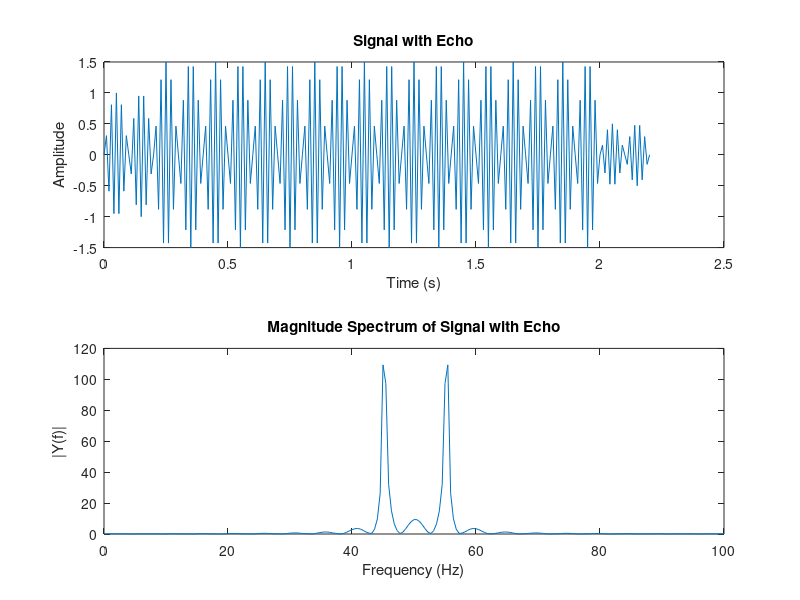

MATLAB code to generate this figure: (Note: this script raises an error after producing the figure.)
clc;
f = 45;
Fs = 100;
duration = 2;
t = 0:1/Fs:duration;
x = sin(2*pi*f*t);
echo_delay = 0.2;
echo_amplitude = 0.5;
delay_samples = round(echo_delay*Fs);
echo = [zeros(1, delay_samples), echo_amplitude*x];
x_original = [x, zeros(1, delay_samples)];
y = x_original+echo;

sound(y, 8000);
pause(duration + echo_delay + 0.5);

% Plot original + echo in time domain
figure;
subplot(2,1,1);
plot((0:length(y)-1)/Fs, y);
title('Signal with Echo');
xlabel('Time (s)');
ylabel('Amplitude');

% Plot in frequency domain
Y_fft = abs(fft(y));
f_axis = linspace(0, Fs, length(Y_fft));
subplot(2,1,2);
plot(f_axis, Y_fft);
title('Magnitude Spectrum of Signal with Echo');
xlabel('Frequency (Hz)');
ylabel('|Y(f)|');

% --- Complex Cepstrum Analysis ---
[xhat, nd] = cceps(y);

% Plot cepstrum
figure;
q = (0:length(xhat)-1)/Fs;
plot(q, xhat);
title('Complex Cepstrum of Signal with Echo');
xlabel('Quefrency (s)');
ylabel('Amplitude');

% Find and suppress echo peak
% (echo is at quefrency = 0.2s)
% Simple method: zero out region around echo
cepstrum_cleaned = xhat;
echo_region = round(0.2*Fs);    % Index near 0.2s
cepstrum_cleaned(echo_region-1:echo_region+1) = 0;

% Reconstruct signal from cleaned cepstrum
y_clean = icceps(cepstrum_cleaned);

% Play filtered signal
sound(real(y_clean), 8000);
pause(duration + echo_delay + 0.5);

% Plot filtered signal in time and frequency
figure;
subplot(2,1,1);
plot((0:length(y_clean)-1)/Fs, real(y_clean));
title('Signal After Echo Removal');
xlabel('Time (s)');
ylabel('Amplitude');

subplot(2,1,2);
Y_clean_fft = abs(fft(real(y_clean)));
plot(f_axis, Y_clean_fft);
title('Magnitude Spectrum After Echo Removal');
xlabel('Frequency (Hz)');
ylabel('|Y(f)|');

%% task 1.2 
clc;
% --- Load another audio signal ---
[x2, Fs2] = audioread('singing.wav');  % load signal
x2 = x2(:,1);  % use only one channel if stereo

% Play original with echo
sound(x2, Fs2);
pause(length(x2)/Fs2 + 0.5);

% --- Plot BEFORE Echo Removal ---
figure;
subplot(2,1,1);
plot((0:length(x2)-1)/Fs2, x2);
title('Echoed Signal (Time Domain)');
xlabel('Time (s)');
ylabel('Amplitude');

subplot(2,1,2);
Y2_fft = abs(fft(x2));
N = length(Y2_fft);
f_axis2 = linspace(0, Fs2/2, floor(N/2));  % frequency axis up to Fs/2
plot(f_axis2, Y2_fft(1:floor(N/2)));
title('Echoed Signal (Frequency Domain)');
xlabel('Frequency (Hz)');
ylabel('|Y(f)|');

% --- Complex cepstrum analysis ---
[xhat2, nd2] = cceps(x2);

% Zero out echo region in cepstrum (around 0.3s)
cepstrum_cleaned2 = xhat2;
region2 = round(0.3 * Fs2);
cepstrum_cleaned2(region2-2:region2+2) = 0;

% Inverse complex cepstrum
y2_clean = icceps(cepstrum_cleaned2, nd2);

% Play denoised signal
sound(real(y2_clean), Fs2);
pause(length(y2_clean)/Fs2 + 0.5);

% --- Plot AFTER Echo Removal ---
figure;
subplot(2,1,1);
plot((0:length(y2_clean)-1)/Fs2, real(y2_clean));
title('Filtered Audio After Echo Removal (Time Domain)');
xlabel('Time (s)');
ylabel('Amplitude');

subplot(2,1,2);
Y2_clean_fft = abs(fft(real(y2_clean)));
N2 = length(Y2_clean_fft);
f_axis_clean = linspace(0, Fs2/2, floor(N2/2));
plot(f_axis_clean, Y2_clean_fft(1:floor(N2/2)));
title('Filtered Audio After Echo Removal (Frequency Domain)');
xlabel('Frequency (Hz)');
ylabel('|Y(f)|');
